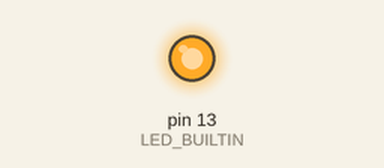
This sketch was run on a simulated Arduino Uno, built with avr-gcc and run on an emulated ATmega328P. On the bench: output pins drawn as LEDs (lit = HIGH).

Above: at 0.05 s.
Timing chart, 0 to 3.0 s (numbered marks = the images above):
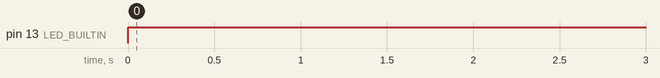

Measured:
- by itself, pin 13 (LED_BUILTIN): LOW → HIGH at 0.00 s

The sketch:

blink_b.ino
```cpp
void setup() {
  pinMode(LED_BUILTIN, OUTPUT);       // ขา 13 เป็นเอาต์พุต
}

void loop() {
  digitalWrite(LED_BUILTIN, HIGH);    // ไฟติด
  delay(500);
  digitalWrite(LED_BUILTIN, LOW);     // ไฟดับ
}
```
